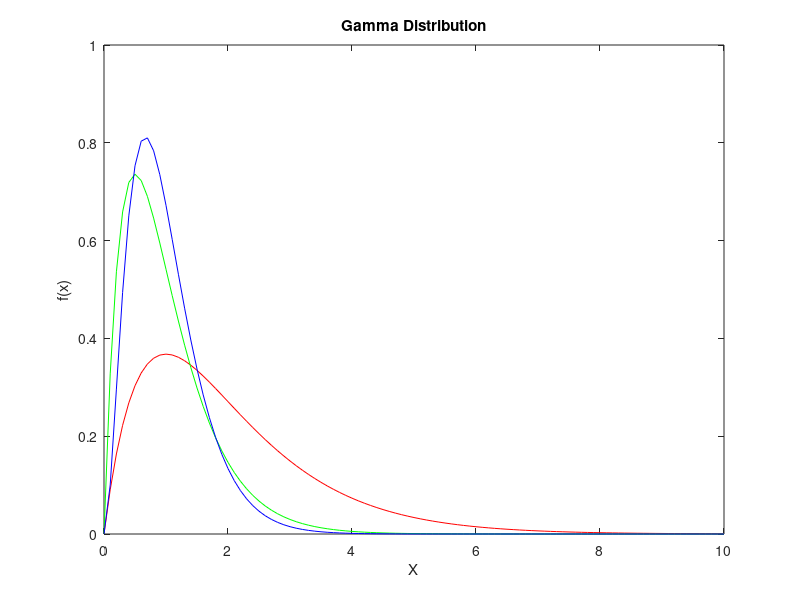

Write the MATLAB code that produced this figure.
% First get the domain over which to 
% evaluate the functions. 
x = 0:.1:10; 
% Now get the functions values for 
% different values of lambda. 
y1 = gampdf(x,2,1/1); 
y2 = gampdf(x,2,1/2); 
y3 = gampdf(x,3,1/3); 
% Plot the functions. 
plot(x,y1,'r',x,y2,'g',x,y3,'b') 
title('Gamma Distribution') 
xlabel('X') 
ylabel('f(x)')